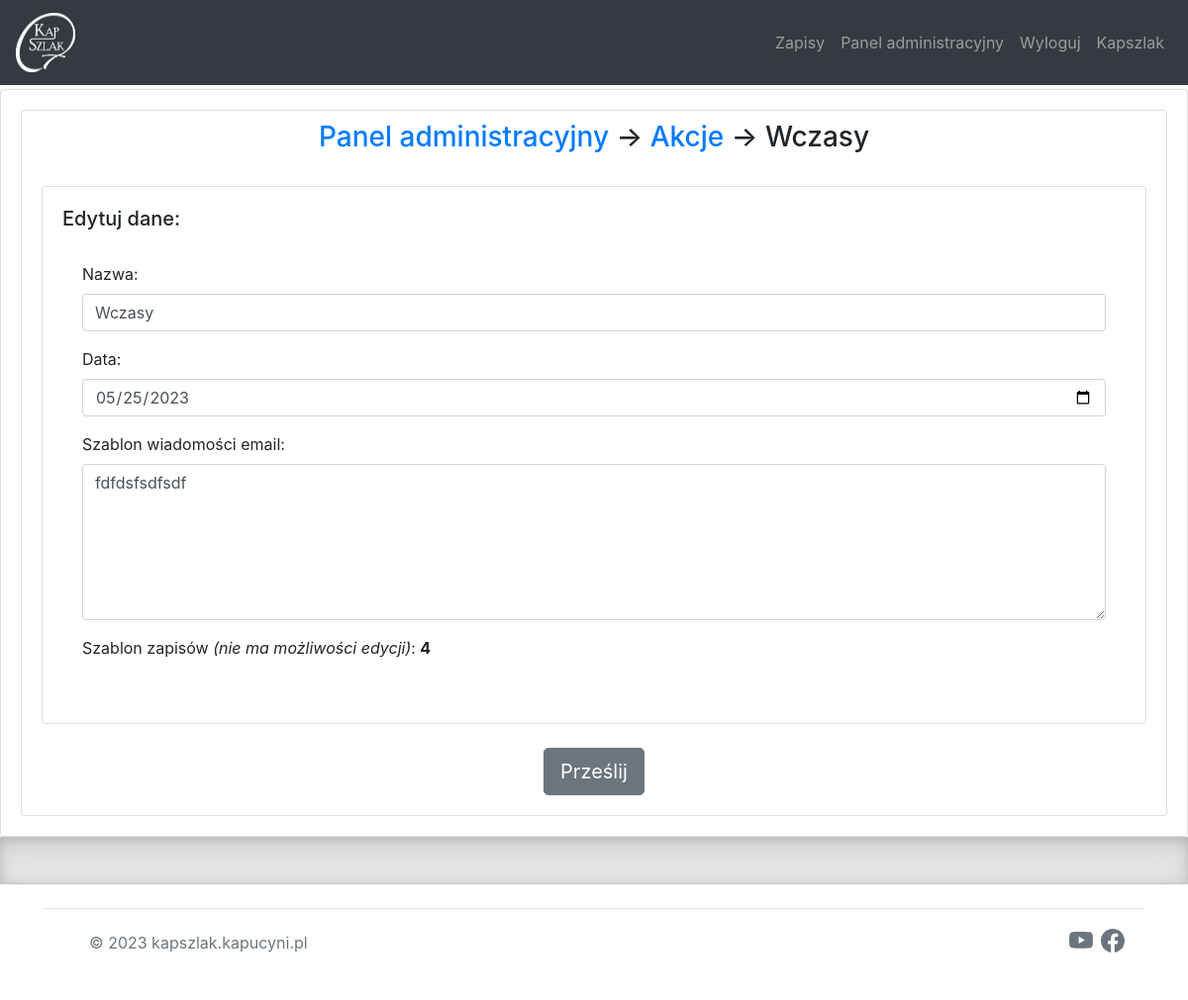
/dashboard/editevent?event_id=13 (signed in), run on the app's committed database.
### website/models.py (models this page shows)
class Events(db.Model):
    id = db.Column(db.Integer, primary_key=True)
    year_id = db.Column(db.Integer, db.ForeignKey('year.id'))
    signup = db.relationship('Signup', backref='events')
    name = db.Column(db.String(300))
    date  = db.Column(db.Date)
    temp_id = db.Column(db.Integer)
    is_active = db.Column(db.Boolean, default=True, nullable=False)
    mail_temp = db.Column(db.String(1000))

### website/views.py (the view)
@views.route('/dashboard/editevent', methods=['GET', 'POST'])
@login_required
def edit_event():
    event_id = request.args.get('event_id', None)
    if event_id.isnumeric():
        event = Events.query.get(int(event_id))
        if event:
            if request.method == 'POST':
                check = db_update_event(event)
                if check:
                    return redirect(url_for('views.edit_year'))
                else:
                    return redirect(f'/dashboard/editevent?event_id={event_id}')
            return render_template('editevent.html', event=event, user=current_user)
        else:
            raise TypeError
    else:
        abort(400)

### website/templates/editevent.html (shortened to what this page needs)
{% extends "base.html" %}
{% block content %}
<div class="card">
	<div class="card-body">
		<div class="card">
			   <h3 class="card-title" align="center"><a href ='/dashboard'>Panel administracyjny</a> -> <a href='/dashboard/events'>Akcje</a> -> {{ event.name }}</h3>
		  	<div class="card-body">
			    <form method="POST">
				  <div class="card">
				    <div class="card-body">
				      <h5 class="card-title">Edytuj dane:</h5>
		  		<div class="card-body">
				<div class="form-group">
					<label for="name">Nazwa:</label>
					 	<input
					      type="text"
					      class="form-control"
					      id="name"
					      name="name"
					      value = {{ event.name }}
							/>
					</div>
				<div class="form-group">
					<label for="date">Data:</label>
					 	<input
					      type="date"
					      class="form-control"
					      id="date"
					      name="date"
					      value = {{ event.date }}
					    />
					</div>
					<div class="form-group">
					<label for="mail_temp">Szablon wiadomości email:</label>
					 	<textarea
					      class="form-control"
					      id="mail_temp"
					      name="mail_temp"
					      rows="6"
					      cols="40"
					    >{{ event.mail_temp }}</textarea>
					</div>
					<div class="form-group">
						<label for="temp_id">Szablon zapisów <i>(nie ma możliwości edycji)</i>: <b>{{ event.temp_id }}</b></label>
					</div>
				</div>
					</div>
				</div>
				<br>
				<div class="col-md-12 text-center">
					 <a href="#"><button type="submit" class="btn btn-secondary btn-lg">Prześlij</button></a>
				</div>
			</form>
			</div>
		</div>
	</div>
</div>
{% endblock %}

### website/static/css/style.css (style rules this page uses)
h3 { margin-top: 10px; }

### data on the page
Events: name "Wczasy", date "05/25/2023", mail_temp "fdfdsfsdfsdf", temp_id "4"
